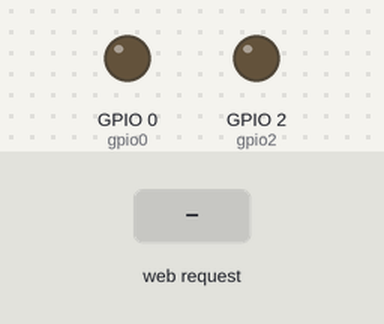
A sketch run on a simulated ESP8266 (NodeMCU). Parts: output pins drawn as LEDs (lit = HIGH). The inputs (shaded band) are chosen by the test bench. WiFi joins after 1.5 s; servers stay silent unless stated; what the sketch prints to the serial monitor is not drawn.

Above: at 3.7 s.
3.8 s: HTTP request GET /socket1On received
At 4.1 s:
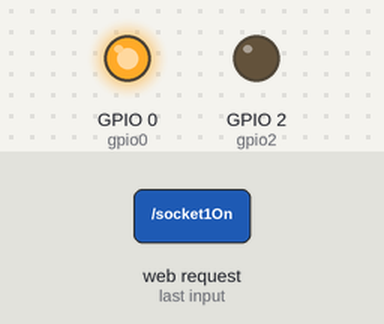
5.3 s: HTTP request GET /socket1Off received
At 6.5 s:
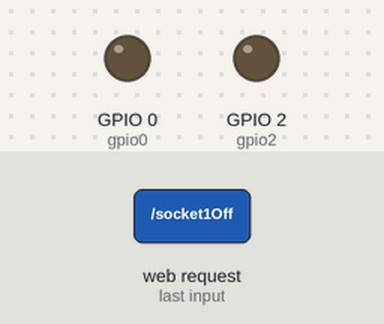
Timing chart, 0 to 8.3 s (numbered marks = the images above; inputs shaded):
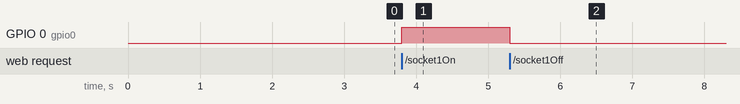

The sketch:

ESP8266.ino
```cpp
#include <ESP8266WiFi.h>
#include <WiFiClient.h>
#include <ESP8266WebServer.h>
#include <ESP8266mDNS.h>
#include "index.h"

MDNSResponder mdns;

const char* ssid = "";
const char* password = "";

ESP8266WebServer server(80);

String webPage = "";

int gpio0 = 0;
int gpio2 = 2;

void setup() {
	webPage = MAIN_page;

	// GPIO
	pinMode(gpio0, OUTPUT);
	digitalWrite(gpio0, LOW);
	pinMode(gpio2, OUTPUT);
	digitalWrite(gpio2, LOW);

	delay(1000);
	Serial.begin(115200);
	WiFi.begin(ssid, password);
	Serial.println("");

	// Wait for connection
	Serial.println("Trying to connect");
	while (WiFi.status() != WL_CONNECTED) {
		delay(500);
		Serial.print(".");
	}
	Serial.println("");
	Serial.print("Connected to: ");
	Serial.println(ssid);
	Serial.print("IP Address: ");
	Serial.println(WiFi.localIP());

	server.on("/", [](){
		server.send(200, "text/html", webPage);
	});

	server.on("/socket1On", [](){
		server.send(200, "text/html", webPage);
		digitalWrite(gpio0, HIGH);
		delay(1000);
	});

	server.on("/socket1Off", [](){
		server.send(200, "text/html", webPage);
		digitalWrite(gpio0, LOW);
		delay(1000);
	});

	server.begin();
	Serial.println("HTTP server started");
}

void loop() {
	server.handleClient();
}
```

index.h
```cpp
const char MAIN_page[] PROGMEM = R"=====(
<HTML>
	<HEAD>
			<meta name="viewport" content="width=device-width, initial-scale=1.0">
			<TITLE>Home</TITLE>
	</HEAD>
<BODY>
	<p>
		<span style="font-size: 25px; text-decoration: bold;">LED 1: <span>
		<a href="socket1On"><button>ON</button></a>&nbsp;
		<a href="socket1Off"><button>OFF</button></a>
	</p>
	<p>
		<span style="font-size: 25px; text-decoration: bold;">LED 2: <span>
		<a href="socket2On"><button>ON</button></a>&nbsp;
		<a href="socket2Off"><button>OFF</button></a>
	</p>
</BODY>
</HTML>
)=====";
```

Measured:
- after the input at 3.8 s, GPIO 0 (gpio0): LOW → HIGH at once
- after the input at 5.3 s, GPIO 0 (gpio0): HIGH → LOW at once
